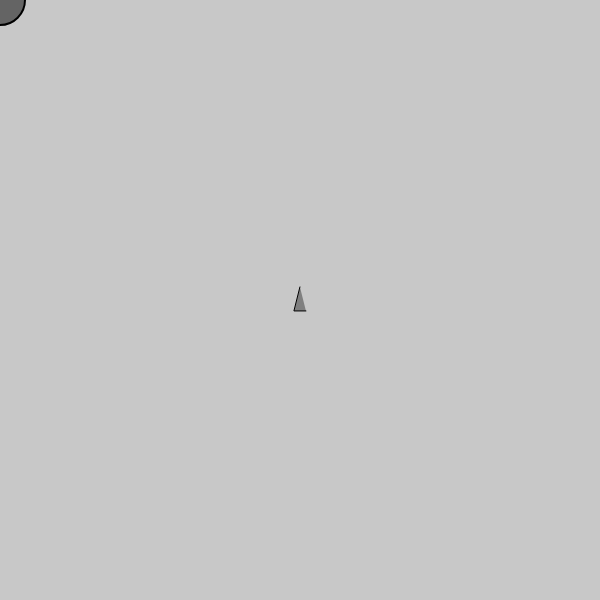
Frame 1 (no input)
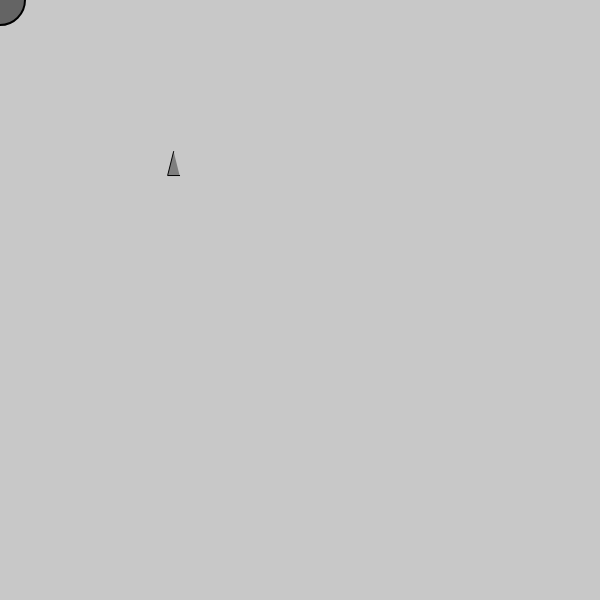
Frame 60 (no input)
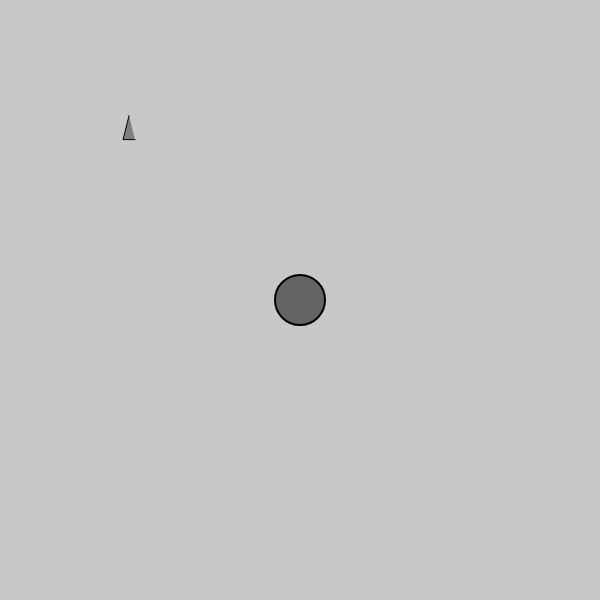
Frame 120 (the mouse pressed at the canvas centre since frame 60)

The p5.js sketch that drew these frames (run headless with seeded random() and noise() and a simulated clock; from frame 60 on, the mouse is pressed at the canvas centre):

// p5.js sketch
// ── sketch.js
var v
var position
var velocity
var acceleration
var r
var maxforce
var maxspeed

setup= function() {
  createCanvas(600,600)
  v = new vehicle(width/2,height/2)
}

draw= function(){
    background(200);
  var mouse = new createVector(mouseX,mouseY)
  
  fill(100)
  stroke(0)
  strokeWeight(2)
  ellipse(mouse.x,mouse.y, 50,50)
  
  
  v.seek(mouse);
  v.update();
  v.show();
  
}

var vehicle = function(x,y){
  acceleration = new p5.Vector(0,0)
  velocity = new p5.Vector(0,-1)
  position = new p5.Vector(x,y)
  r=6
  maxspeed = 4
  maxforce = 0.1
}

vehicle.prototype.update=function(){
  velocity.add(acceleration)
  velocity.limit(maxspeed)
  position.add(velocity)
  acceleration.mult(0)
}

vehicle.prototype.applyForce=function(force) {
  acceleration.add(force);
}

vehicle.prototype.seek=function(target){
  var desired = p5.Vector.sub(target,position)
  
  desired.setMag(maxspeed);
  
  var steer = p5.Vector.sub(desired,velocity)
  steer.limit(maxforce);
  
  v.applyForce(steer)
}

vehicle.prototype.show=function(){
  
  fill(127)
  stroke(0)
  strokeWeight(1)
  push()
  translate(position.x,position.y)
  
  beginShape()
  vertex(0, -r*2)
  vertex(-r, r*2)
  vertex(r, r*2)
  endShape()
  pop()
}
